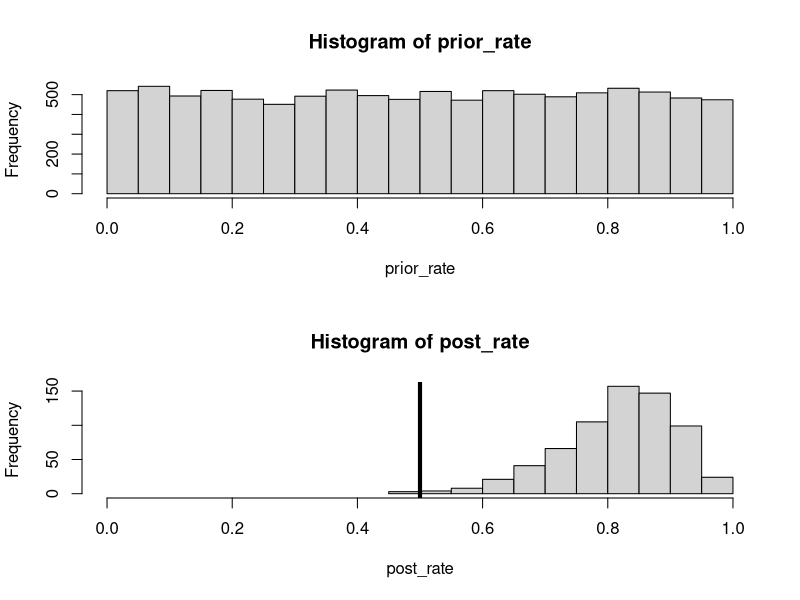

The R script that drew this image:
n_draw <- 10000

# Defining and drawing from the prior distribution
prior_rate <- runif(n_draw, 0, 1)

# Defining the generative model
gen_model <- function(rate) {
  success <- rbinom(1, size = 14, prob = rate)
  return(success)
}

# Simulating the data
success <- rep(NA, n_draw)
for(i in 1:n_draw) {
  success[i] <- gen_model(prior_rate[i])
}
success

# Filtering out those parameter values that didn't result in the
# data that we actually observed
post_rate <- prior_rate[success == 12]

# Checking that there enough samples left
length(post_rate)
par(mfrow=c(2,1))
hist(prior_rate, xlim = c(0, 1))
hist(post_rate, xlim = c(0, 1))
abline(v=.5,lwd=4)
mean(post_rate)
quantile(post_rate, c(0.025, 0.975))
sum(post_rate > 0.5) / length(post_rate)
